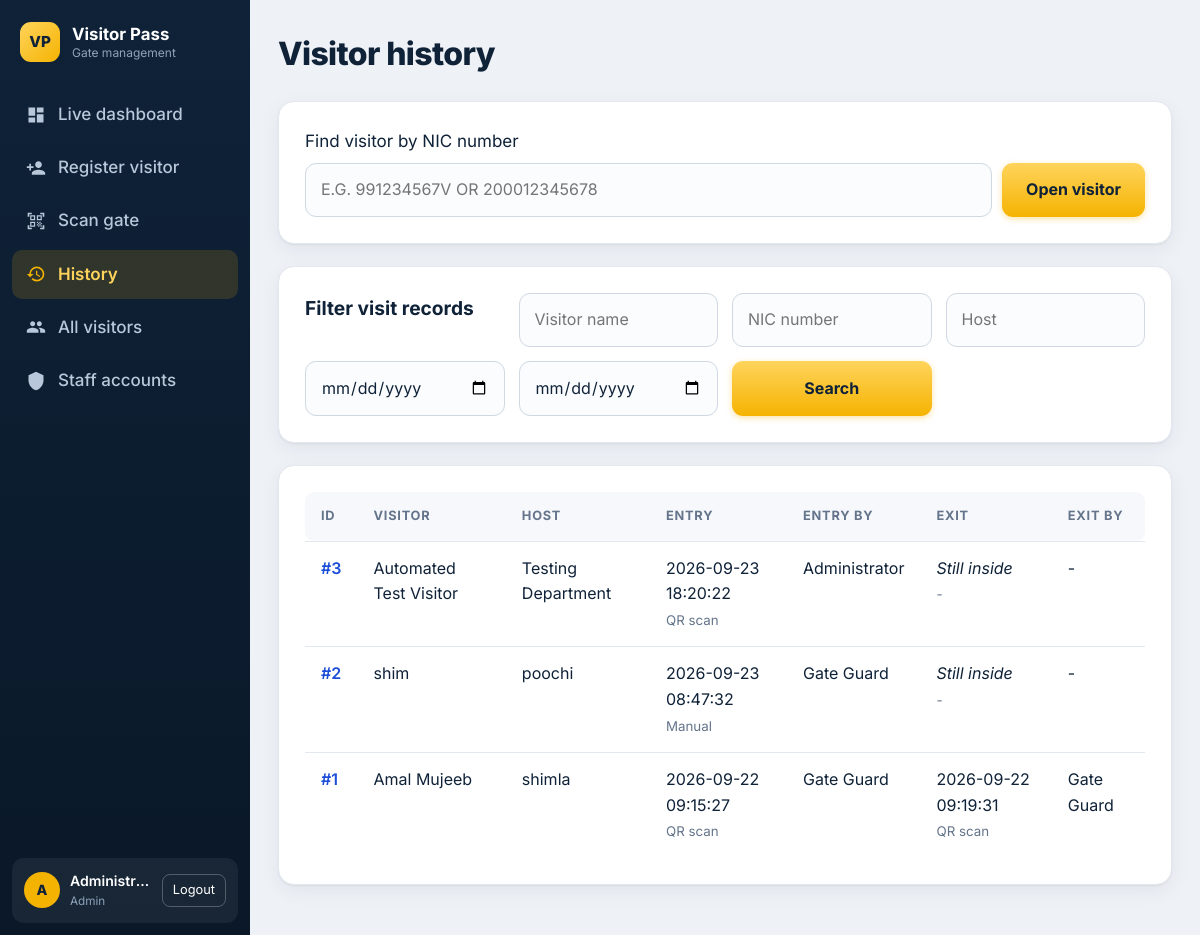
The page /history.php (signed in) on the database its author committed.
### tables this page shows
CREATE TABLE `visits` (
  `id` int(11) NOT NULL,
  `visitor_id` int(11) NOT NULL,
  `entry_time` datetime NOT NULL,
  `exit_time` datetime DEFAULT NULL,
  `entry_method` enum('qr','manual') NOT NULL,
  `exit_method` enum('qr','manual') DEFAULT NULL,
  `entry_by` int(11) NOT NULL,
  `exit_by` int(11) DEFAULT NULL
);

CREATE TABLE `visitors` (
  `id` int(11) NOT NULL,
  `name` varchar(100) NOT NULL,
  `phone` varchar(20) NOT NULL,
  `email` varchar(120) DEFAULT NULL,
  `nic` varchar(20) NOT NULL,
  `purpose` varchar(200) NOT NULL,
  `host` varchar(120) NOT NULL,
  `pass_code` char(32) NOT NULL,
  `status` enum('Active','Used','Expired') NOT NULL DEFAULT 'Active',
  `created_by` int(11) DEFAULT NULL,
  `created_at` timestamp NOT NULL DEFAULT current_timestamp()
);

CREATE TABLE `staff` (
  `id` int(11) NOT NULL,
  `name` varchar(100) NOT NULL,
  `email` varchar(120) NOT NULL,
  `password` varchar(255) NOT NULL,
  `role` enum('Admin','Security') NOT NULL,
  `active` tinyint(1) NOT NULL DEFAULT 1
);

### history.php (the view, shortened to what this page needs)
<?php
require 'config.php';
top('Visitor history');
$n = trim($_GET['name'] ?? '');
$nc = trim($_GET['vnic'] ?? '');
$ho = trim($_GET['host'] ?? '');
$f = $_GET['from'] ?? '';
$t = $_GET['to'] ?? '';
$w = ['1'];
$a = [];
$s = $pdo->prepare("SELECT v.id vid,v.name,v.host,t.entry_time,t.exit_time,t.entry_method,t.exit_method,a.name ein,b.name eout FROM visits t JOIN visitors v ON v.id=t.visitor_id JOIN staff a ON a.id=t.entry_by LEFT JOIN staff b ON b.id=t.exit_by WHERE ".implode(' AND ', $w)." ORDER BY t.entry_time DESC LIMIT 500");
$s->execute($a);
$rows = $s->fetchAll();
$m = fn ($x) => $x ? ($x == 'qr' ? 'QR scan' : 'Manual') : '-';
?>
<form class="card idlookup" action="visitor.php">
    Find visitor by NIC number
    <div class="row">
        <input type="text" name="nic" placeholder="e.g. 991234567V or 200012345678" required style="text-transform:uppercase">
        <button>Open visitor</button>
    </div>
</form>
<form class="card filters">
    <h2>Filter visit records</h2>
    <input name="name" placeholder="Visitor name" value="<?=h($n)?>">
    <input name="vnic" placeholder="NIC number" value="<?=h($nc)?>">
    <input name="host" placeholder="Host" value="<?=h($ho)?>">
    <input type="date" name="from" value="<?=h($f)?>">
    <input type="date" name="to" value="<?=h($t)?>">
    <button>Search</button>
</form>
<div class="card scroll">
    <table>
        <tr><th>ID</th><th>Visitor</th><th>Host</th><th>Entry</th><th>Entry by</th><th>Exit</th><th>Exit by</th></tr>
<?php foreach ($rows as $r) {
    echo '<tr><td><a href="visitor.php?id='.$r['vid'].'">#'.$r['vid'].'</a></td><td>'.h($r['name']).'</td><td>'.h($r['host']).'</td><td>'.$r['entry_time'].'<br><small>'.$m($r['entry_method']).'</small></td><td>'.h($r['ein']).'</td><td>'.($r['exit_time'] ?: '<i>Still inside</i>').'<br><small>'.$m($r['exit_method']).'</small></td><td>'.h($r['eout'] ?: '-').'</td></tr>';
}
?>
    </table>
</div>
<?php bottom();

### config.php (shortened to what this page needs)
<?php
function h($s)
{
    return htmlspecialchars((string)$s, ENT_QUOTES);
}
function top($t)
{
    $u = $_SESSION['u'];
    $p = basename($_SERVER['PHP_SELF']);
    $l = ['dashboard.php' => ['Live dashboard','M3 13h8V3H3v10zm0 8h8v-6H3v6zm10 0h8V11h-8v10zm0-18v6h8V3h-8z'],
     'register.php' => ['Register visitor','M15 12c2.21 0 4-1.79 4-4s-1.79-4-4-4-4 1.79-4 4 1.79 4 4 4zm-9-2V7H4v3H1v2h3v3h2v-3h3v-2H6zm9 4c-2.67 0-8 1.34-8 4v2h16v-2c0-2.66-5.33-4-8-4z'],
     'scan.php' => ['Scan gate','M9.5 6.5v3h-3v-3h3M11 5H5v6h6V5zm-1.5 9.5v3h-3v-3h3M11 13H5v6h6v-6zm6.5-6.5v3h-3v-3h3M19 5h-6v6h6V5zm-6 8h1.5v1.5H13V13zm1.5 1.5H16V16h-1.5v-1.5zM16 13h1.5v1.5H16V13zm-3 3h1.5v1.5H13V16zm1.5 1.5H16V19h-1.5v-1.5zM16 16h1.5v1.5H16V16zm1.5-1.5H19V16h-1.5v-1.5zm0 3H19V19h-1.5v-1.5zM22 7h-2V4h-3V2h5v5zm0 15v-5h-2v3h-3v2h5zM2 22h5v-2H4v-3H2v5zM2 2v5h2V4h3V2H2z'],
     'history.php' => ['History','M13 3a9 9 0 00-9 9H1l3.89 3.89.07.14L9 12H6c0-3.87 3.13-7 7-7s7 3.13 7 7-3.13 7-7 7c-1.93 0-3.68-.79-4.94-2.06l-1.42 1.42A8.954 8.954 0 0013 21a9 9 0 000-18zm-1 5v5l4.28 2.54.72-1.21-3.5-2.08V8H12z']];
    if ($u['role'] == 'Admin') {
        $l['visitors.php'] = ['All visitors','M16 11c1.66 0 2.99-1.34 2.99-3S17.66 5 16 5c-1.66 0-3 1.34-3 3s1.34 3 3 3zm-8 0c1.66 0 2.99-1.34 2.99-3S9.66 5 8 5C6.34 5 5 6.34 5 8s1.34 3 3 3zm0 2c-2.33 0-7 1.17-7 3.5V19h14v-2.5c0-2.33-4.67-3.5-7-3.5zm8 0c-.29 0-.62.02-.97.05 1.16.84 1.97 1.97 1.97 3.45V19h6v-2.5c0-2.33-4.67-3.5-7-3.5z'];
        $l['admin.php'] = ['Staff accounts','M12 1L3 5v6c0 5.55 3.84 10.74 9 12 5.16-1.26 9-6.45 9-12V5l-9-4z'];
    }
    echo '<!doctype html><html lang="en"><head><meta charset="utf-8"><meta name="viewport" content="width=device-width,initial-scale=1"><title>'.h($t).' | Visitor Pass</title><link rel="preconnect" href="https://fonts.googleapis.com"><link href="https://fonts.googleapis.com/css2?family=Inter:wght@400;500;600;700;800&display=swap" rel="stylesheet"><link rel="stylesheet" href="assets/style.css?v=3"></head><body>';
    echo '<aside class="side" id="side"><div class="logo"><span class="mark">VP</span><span>Visitor Pass<small>Gate management</small></span></div><nav>';
    foreach ($l as $f => $n) {
        echo '<a href="'.$f.'"'.($p == $f || ($p == 'pass.php' && $f == 'register.php') ? ' class="on"' : '').'><svg viewBox="0 0 24 24" width="20" height="20" fill="currentColor"><path d="'.$n[1].'"/></svg>'.$n[0].'</a>';
    }
    echo '</nav><div class="user"><span class="av">'.h(strtoupper(substr($u['name'], 0, 1))).'</span><span class="un">'.h($u['name']).'<small>'.h($u['role']).'</small></span><a href="logout.php">Logout</a></div></aside><div class="ov" id="ov"></div><main><h1>'.h($t).'</h1>';
}
function bottom()
{
    echo '</main><script>(function(){var b=document.body,f=function(){b.classList.toggle("open")};
document.getElementById("mb").onclick=f;document.getElementById("ov").onclick=f;
document.querySelectorAll("table").forEach(function(t){var h=[].map.call(t.querySelectorAll("th"),function(x){return x.textContent});
t.querySelectorAll("tr").forEach(function(r){[].forEach.call(r.children,function(c,i){if(c.tagName=="TD"&&h[i])c.setAttribute("data-l",h[i])})})})})()</script></body></html>';
}

### assets/style.css (style rules this page uses)
:root { --ink: #0f2238; --ink2: #1b3554; --sig: #f5b301; --sig2: #ffd45c; --bg: #eef1f6; --card: #fff; --ok: #16794a; --bad: #b3261e; --line: #e3e8ef; --mut: #64748b; --side: 270px; --r: 16px; --sh: 0 1px 2px rgba(15, 34, 56, 0.06), 0 6px 20px rgba(15, 34, 56, 0.06); }
* { box-sizing: border-box; }
html { scroll-behavior: smooth; }
body { margin: 0; font: 17px/1.6 Inter, "Segoe UI", system-ui, sans-serif; background: var(--bg); color: var(--ink); -webkit-font-smoothing: antialiased; }
.side { position: fixed; inset: 0 auto 0 0; width: var(--side); background: linear-gradient(180deg, var(--ink), #0a1828); color: #fff; display: flex; flex-direction: column; z-index: 30; overflow-y: auto; }
.logo { display: flex; align-items: center; gap: 12px; padding: 22px 20px; font-weight: 700; font-size: 1.05rem; line-height: 1.2; }
.logo small { display: block; font-weight: 400; font-size: 0.75rem; color: #8ea3bb; margin-top: 2px; }
.mark { display: grid; place-items: center; width: 40px; height: 40px; border-radius: 11px; background: linear-gradient(135deg, var(--sig2), var(--sig)); color: var(--ink); font-weight: 800; font-size: 0.95rem; flex: none; }
.side nav { display: flex; flex-direction: column; gap: 4px; padding: 6px 12px; flex: 1; }
.side nav a { display: flex; align-items: center; gap: 12px; color: #b8c7d9; text-decoration: none; padding: 11px 14px; border-radius: 10px; font-weight: 500; transition: background 0.15s, color 0.15s; }
.side nav a.on { background: rgba(245, 179, 1, 0.15); color: var(--sig2); font-weight: 600; }
.side nav a.on svg { color: var(--sig); }
.user { display: flex; align-items: center; gap: 10px; margin: 12px; padding: 12px; border-radius: 12px; background: rgba(255, 255, 255, 0.06); font-size: 0.88rem; }
.av { display: grid; place-items: center; width: 36px; height: 36px; border-radius: 50%; background: var(--sig); color: var(--ink); font-weight: 800; flex: none; }
.un { flex: 1; min-width: 0; font-weight: 600; overflow: hidden; text-overflow: ellipsis; white-space: nowrap; }
.un small { display: block; font-weight: 400; color: #8ea3bb; }
.user a { color: #fff; border: 1px solid rgba(255, 255, 255, 0.25); padding: 5px 10px; border-radius: 8px; text-decoration: none; font-size: 0.8rem; }
main { margin-left: var(--side); padding: 34px 44px 50px; max-width: 1520px; }
h1 { font-size: 2rem; font-weight: 800; letter-spacing: -0.02em; margin: 0 0 22px; }
h2 { font-size: 1.2rem; font-weight: 700; margin: 0 0 16px; }
.card { background: var(--card); border: 1px solid var(--line); border-radius: var(--r); padding: 26px; margin-bottom: 22px; box-shadow: var(--sh); }
input { padding: 13px 15px; border: 1.5px solid #cfd8e3; border-radius: 11px; font: inherit; font-size: 1rem; width: 100%; background: #fbfcfe; color: var(--ink); transition: border-color 0.15s, box-shadow 0.15s; }
button, .btn { background: linear-gradient(180deg, var(--sig2), var(--sig)); color: var(--ink); border: 0; border-radius: 11px; padding: 13px 24px; font: inherit; font-size: 1rem; font-weight: 700; cursor: pointer; text-decoration: none; display: inline-flex; align-items: center; justify-content: center; gap: 8px; box-shadow: 0 2px 6px rgba(245, 179, 1, 0.35); transition: transform 0.1s, box-shadow 0.15s; }
.scroll { overflow-x: auto; }
table { width: 100%; border-collapse: collapse; font-size: 1rem; }
th { font-size: 0.8rem; text-transform: uppercase; letter-spacing: 0.06em; color: var(--mut); background: #f6f8fb; font-weight: 700; }
th, td { text-align: left; padding: 14px 16px; border-bottom: 1px solid var(--line); vertical-align: top; }
th:first-child { border-radius: 9px 0 0 9px; }
th:last-child { border-radius: 0 9px 9px 0; }
tr:last-child td { border-bottom: 0; }
td small { color: var(--mut); }
td a { color: #1d4ed8; font-weight: 600; text-decoration: none; }
.filters { display: grid; grid-template-columns: repeat(auto-fit, minmax(170px, 1fr)); gap: 14px; }
.row { display: flex; gap: 10px; flex-wrap: wrap; }
.row input { flex: 1; min-width: 170px; }
.idlookup { width: 100%; }
.idlookup .row { margin-top: 8px; }
@media (max-width: 1500px) { :root { --side: 250px; } }
@media (max-width: 1500px) { main { padding: 28px; } }

### rows shown on the page
visits: visitor "3", visitor.name "Automated Test Visitor", visitor.host "Testing Department", entry_time "2026-09-23 18:20:22", entry_method "QR scan", entry_by.name "Administrator", exit_time "Still inside", exit_method "-", eout "-"
visits: visitor "2", visitor.name "shim", visitor.host "poochi", entry_time "2026-09-23 08:47:32", entry_method "Manual", entry_by.name "Gate Guard", exit_time "Still inside", exit_method "-", eout "-"
visits: visitor "1", visitor.name "Amal Mujeeb", visitor.host "shimla", entry_time "2026-09-22 09:15:27", entry_method "QR scan", entry_by.name "Gate Guard", exit_time "2026-09-22 09:19:31", exit_method "QR scan"

### other values the page prints
$n[0] "Live dashboard"
$n[0] "Register visitor"
$n[0] "Scan gate"
$n[0] "History"
$n[0] "All visitors"
$n[0] "Staff accounts"
substr($u['name'], 0, 1) "A"
$u['name'] "Administr…"
$u['role'] "Admin"
$t "Visitor history"
